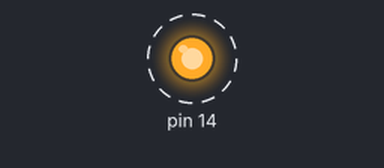
A sketch run on a simulated Arduino Uno, built with avr-gcc and run on an emulated ATmega328P. On the bench: output pins drawn as LEDs (lit = HIGH). Dashed ring = blinking. What the sketch prints to the serial monitor is not drawn.

Above: at 0.5 s.
Timing chart, 0 to 4.7 s (numbered marks = the images above):
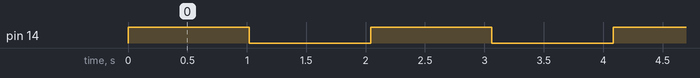

Measured:
- by itself, pin 14: alternates HIGH for 1.0 s and LOW for 1.0 s

The sketch:

example3.ino
```cpp
// @author Abdelaziz Salah
// @author Khaled Hesham
// same as example 1 but just use ctc
#include <util/delay.h>
#include <avr/io.h>
#include <avr/interrupt.h>
// defining global conter
volatile uint8_t total_overFlow = 0;

void timer2_init() {
  // setting up the timer with prescaling 1024
  TCCR2B = 0x07; /// because timer 2 in the data sheet work with 00000111.
  // to activate CTC
  TCCR1A = TCCR1A & (~(1 << 0));
  TCCR1A = TCCR1A & (~(1 << 1));
  TCCR1B = TCCR1B | (1<<3);
  // initializing the counter to 0
  TCNT2 = 0;

  // activating the intterupt.
  TIMSK2 = 0x01;
  sei();
}


ISR  (TIMER2_OVF_vect) {
  total_overFlow ++;
}


void setup() {
  // put your setup code here, to run once:
  DDRC = 0x01; // making the portC bit 0 as output
  PORTC |= (1<<PC0); // setting its initial value as 1, positive logic, means 1 is givin a flash.
  timer2_init();

  /// el fekra eny ha5ly kol lama el counter ye3d cycle kamla, ha compare 3leha, w ha3ml call lel ISR, 34an azwd el totalOverFlows.
  OCR2A = 255; // register which carries the counter that we compare on its value.
  Serial.begin(9600);
}

void loop() {
  // put your main code here, to run repeatedly:
//  if(!(TIFR1 & (1<<1))){
//    total_overFlow ++;
//    TCNT2 = 0;
//  }
  if(total_overFlow > 30) {
    Serial.print("\nEntered32\n");
    if(TCNT2 > 8){ // because it is active low.
      Serial.print("Entered\n");
      PORTC ^= (1<<0);
      total_overFlow = 0;
      TCNT2 = 0;
      TIFR1 |= (1<<0);
    }
  }
}
```
